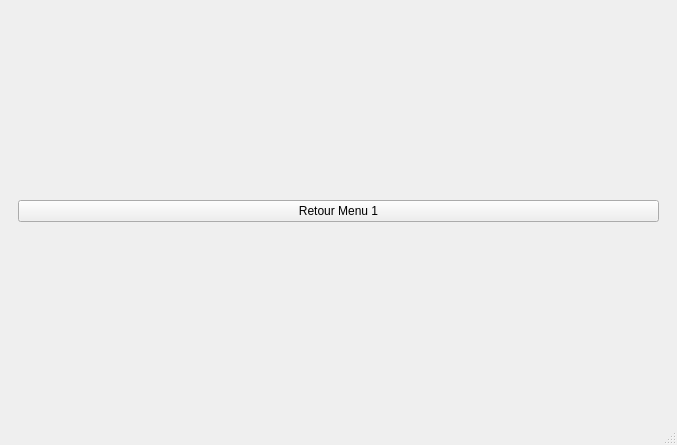
<?xml version="1.0" encoding="UTF-8"?>
<ui version="4.0">
 <class>MainWindow</class>
 <widget class="QMainWindow" name="MainWindow">
  <property name="geometry">
   <rect>
    <x>0</x>
    <y>0</y>
    <width>677</width>
    <height>445</height>
   </rect>
  </property>
  <property name="windowTitle">
   <string>MainWindow</string>
  </property>
  <widget class="QWidget" name="centralwidget">
   <layout class="QVBoxLayout" name="verticalLayout">
    <item>
     <widget class="QStackedWidget" name="stackedWidget">
      <property name="currentIndex">
       <number>1</number>
      </property>
      <widget class="QWidget" name="page1">
       <layout class="QVBoxLayout" name="verticalLayout_2">
        <item>
         <widget class="QPushButton" name="pushButton1">
          <property name="text">
           <string>Accès Menu 2</string>
          </property>
         </widget>
        </item>
       </layout>
      </widget>
      <widget class="QWidget" name="page2">
       <layout class="QHBoxLayout" name="horizontalLayout">
        <item>
         <widget class="QPushButton" name="pushButton2">
          <property name="text">
           <string>Retour Menu 1</string>
          </property>
         </widget>
        </item>
       </layout>
      </widget>
     </widget>
    </item>
   </layout>
  </widget>
  <widget class="QMenuBar" name="menubar">
   <property name="geometry">
    <rect>
     <x>0</x>
     <y>0</y>
     <width>677</width>
     <height>22</height>
    </rect>
   </property>
  </widget>
  <widget class="QStatusBar" name="statusbar"/>
 </widget>
 <resources/>
 <connections/>
</ui>
